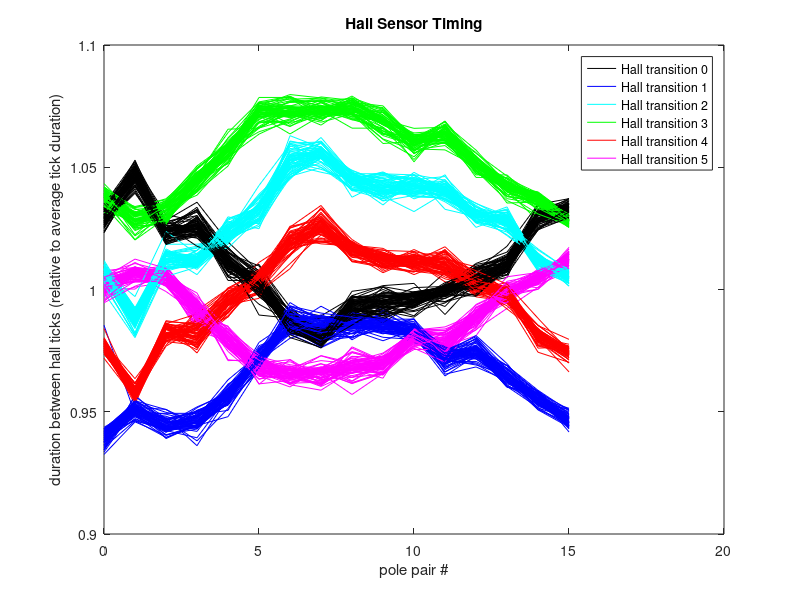

Here is the MATLAB script that generated this plot:
%%  Gerry Chen

clear;
data = importdata('hallTimings_mitsuba_MR1.txt');
numpoles = 16;

figure(3);clf;
colors = {'k','b','c','g','r','m'};
for i = 1:fix(length(data)/numpoles)
    for j = 1:6
        plot(0:(numpoles-1),...
            data(numpoles*(i-1)+1:numpoles*i,j) /...
                  mean(data(numpoles*i,:)),...
            colors{j});
        hold on;
    end
end
legend('Hall transition 0','Hall transition 1','Hall transition 2','Hall transition 3','Hall transition 4','Hall transition 5');
xlabel('pole pair #'); ylabel('duration between hall ticks (relative to average tick duration)');
title('Hall Sensor Timing');

